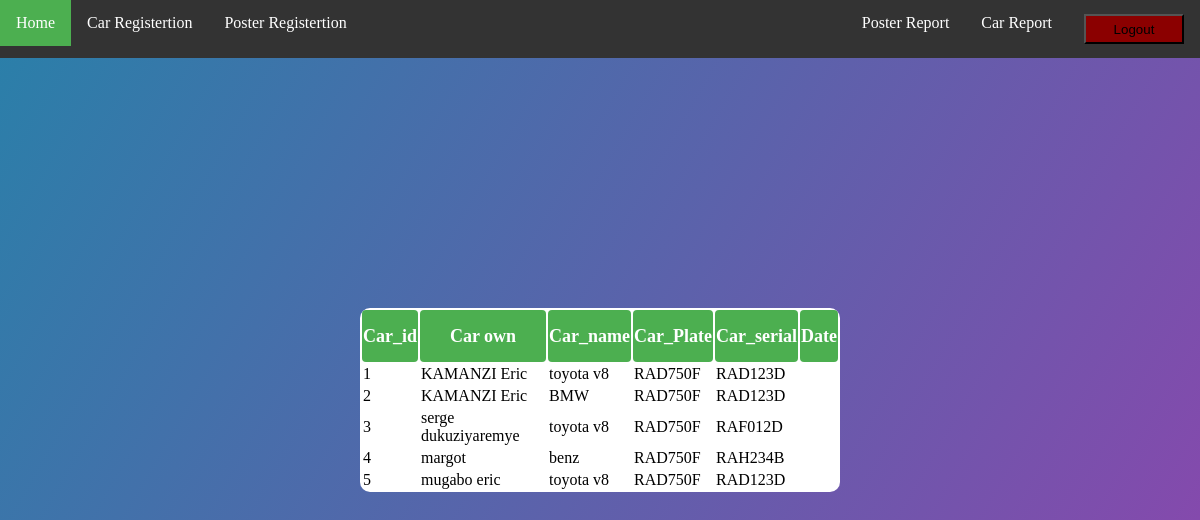
Page /report.php (signed in) on the committed database.
### tables this page shows
CREATE TABLE IF NOT EXISTS `car` (
  `car_id` int(11) NOT NULL AUTO_INCREMENT,
  `car_own` varchar(200) NOT NULL,
  `car_name` varchar(200) NOT NULL,
  `car_plate` varchar(12) NOT NULL,
  `car_serial` varchar(200) NOT NULL,
  `date` timestamp NOT NULL,
  PRIMARY KEY (`car_id`)
);

### report.php (the view, shortened to what this page needs)
<?php include"include/navbar.php";
 ?>
<!DOCTYPE html>
<html>
<head>
	<link rel="stylesheet" type="text/css" href="report_style.css">
</head>
<body>
	<div class="center">
<form method="POST">
	<table>
		<tr class="tr1">
		<th>Car_id</th>
		<th>Car own</th>
		<th>Car_name</th>
		<th>Car_Plate</th>
		<th>Car_serial</th>
		<th>Date</th>
	</tr>
	<?php
	include'connect.php';
	$select=mysqli_query($con,"SELECT * FROM car");
	while ($row=mysqli_fetch_array($select)) {
		echo "<tr>";
		echo "<td>"; echo $row['car_id']; echo "</td>";
		echo "<td>"; echo $row['car_own']; echo "</td>";
		echo "<td>"; echo $row['car_name']; echo "</td>";
		echo "<td>"; echo $row['car_plate']; echo "</td>";
		echo "<td>";echo $row['car_serial'];  echo "</td>";
		echo "<td>"; echo $row['ate']; echo "</td>";
		 echo "</tr>";
	}
	 ?>
	</table>
</form>
</div>
</body>
</html>

### include/navbar.php (shortened to what this page needs)
<!DOCTYPE html>
<html>
<head>
</head>
<body>
<ul class="topnav">
  <li><a class="active" href="#home">Home</a></li>
  <li><a href="car_reg.php">Car Registertion</a></li>
  <li><a href="posters.php">Poster Registertion</a></li>
<li class="right"><a href="#about"><button class="bt">Logout</button> </a></li>
  <li class="right"><a href="report.php">Car Report</a></li>
  <li class="right"><a href="poste_report.php">Poster Report</a></li>
</ul>
</body>
</html>

### report_style.css (style rules this page uses)
body { background: linear-gradient(120deg,#2980a9,#8e44ad); margin: 0; padding: 0; font-family: montserrat; background-repeat:no-repeat; height: 100vh; overflow: hidden; }
.bt { width: 100px; height: 30px; background-color: darkred; }
.center { position: absolute; top: 50%; left: 50%; transform: translate(-50%,-50%); width: 40%; background: white; border-radius: 10px; }
th { background-color: #4CAF50; color: white; height: 50px; font-size: 18px; border-radius: 4px; }

### include/navbar.php (style rules this page uses)
body { margin: 0; }
ul.topnav { list-style-type: none; margin: 0; padding: 0; overflow: hidden; background-color: #333; }
ul.topnav li { float: left; }
ul.topnav li a { display: block; color: white; text-align: center; padding: 14px 16px; text-decoration: none; }
ul.topnav li a.active { background-color: #4CAF50; }
ul.topnav li.right { float: right; }
.bt { width: 100px; height: 30px; }

### rows in the picture
car: car_id "1", car_own "KAMANZI Eric", car_name "toyota v8", car_plate "RAD750F", car_serial "RAD123D"
car: car_id "2", car_own "KAMANZI Eric", car_name "BMW", car_plate "RAD750F", car_serial "RAD123D"
car: car_id "3", car_own "serge dukuziyaremye", car_name "toyota v8", car_plate "RAD750F", car_serial "RAF012D"
car: car_id "4", car_own "margot", car_name "benz", car_plate "RAD750F", car_serial "RAH234B"
car: car_id "5", car_own "mugabo eric", car_name "toyota v8", car_plate "RAD750F", car_serial "RAD123D"
